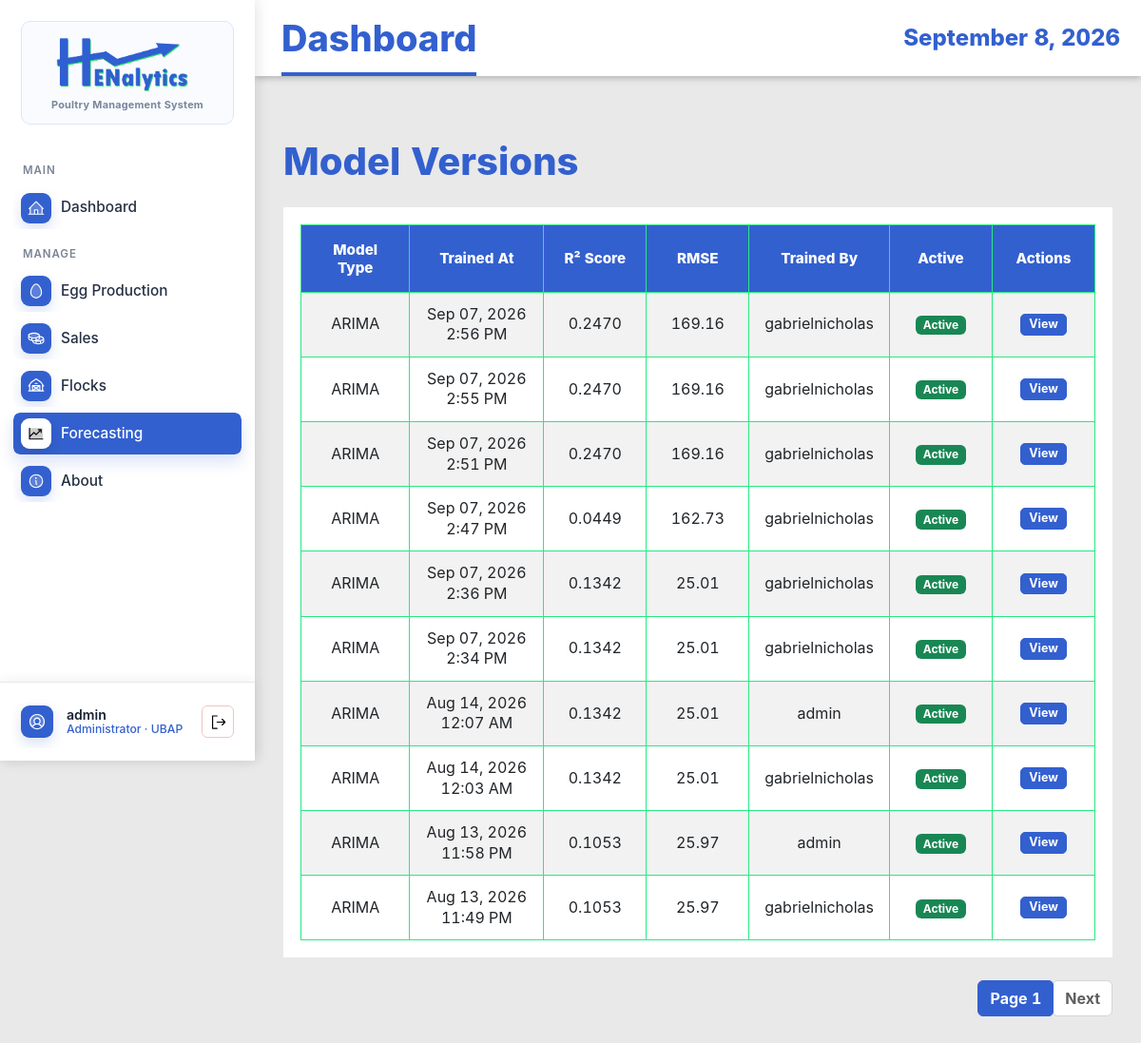
The page /model-versions/ (signed in) on the database as committed earlier.
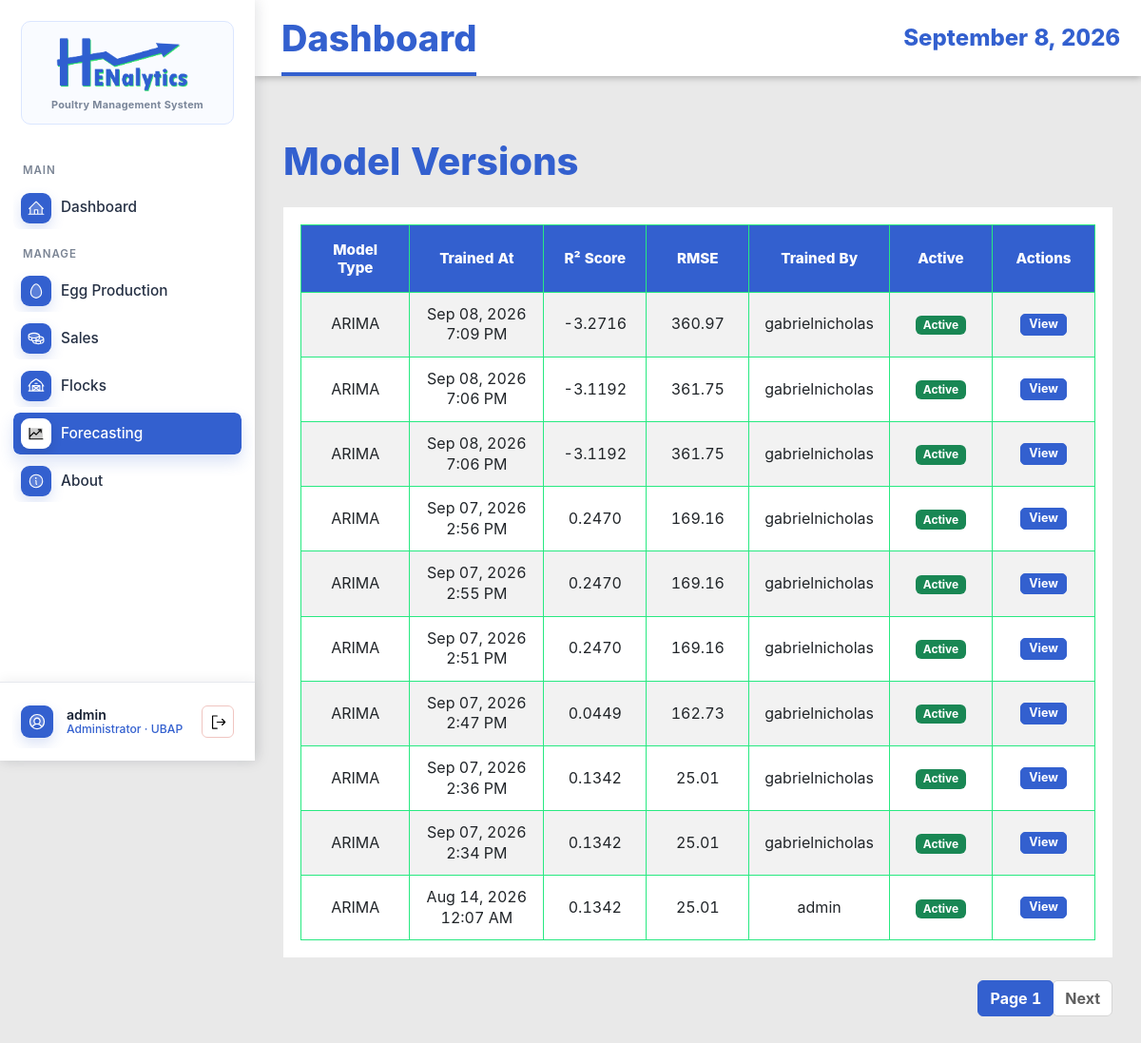
The same page on the database as committed later.
### EggProduction/models.py (models this page shows, shortened)
class ModelVersion(models.Model):
    MODEL_TYPE_CHOICES = (
        ('arima', 'ARIMA'),
        ('mlr', 'Multiple Linear Regression'),
        ('hybrid', 'Hybrid Model'),
        ('lstm', 'LSTM Neural Network'),
    )
    model_type = models.CharField(max_length=20, choices=MODEL_TYPE_CHOICES)
    trained_at = models.DateTimeField(auto_now_add=True)
    triggered_by = models.ForeignKey(User, on_delete=models.SET_NULL, null=True)
    r2_score = models.DecimalField(max_digits=5, decimal_places=4, null=True, blank=True)
    rmse = models.DecimalField(max_digits=10, decimal_places=2, null=True, blank=True)
    mae = models.DecimalField(max_digits=10, decimal_places=2, null=True, blank=True)
    mape = models.DecimalField(max_digits=8, decimal_places=2, null=True, blank=True)
    baseline_rmse = models.DecimalField(max_digits=10, decimal_places=2, null=True, blank=True)
    aic_score = models.DecimalField(max_digits=15, decimal_places=2, null=True, blank=True)
    arima_order = models.CharField(max_length=20, null=True, blank=True, help_text="Format: (p,d,q)")
    pkl_path = models.CharField(max_length=255, null=True, blank=True)
    feature_set = models.CharField(max_length=50, blank=True, default='')
    selection_metric = models.CharField(max_length=30, blank=True, default='rolling_mae_mape')
    comparison_summary = models.JSONField(blank=True, default=dict)
    is_active = models.BooleanField(default=True)
    training_rows = models.IntegerField(null=True, blank=True)
    created_at = models.DateTimeField(auto_now_add=True)
    class Meta:
        ordering = ['-trained_at']
        verbose_name_plural = "Model Versions"

### EggProduction/views.py (the view)
# urls.py: path('model-versions/', views.ModelVersionListView.as_view(), name='model-version-list'),
class ModelVersionListView(AdminAccessMixin, ListView):
    model = ModelVersion
    template_name = 'egg_production/model_version_list.html'
    context_object_name = 'models'
    paginate_by = 10
    ordering = ['-trained_at']

### EggProduction/models.py (called while the page is built)
    @property
    def display_role(self):
        return self.get_role_display()

### EggProduction/views.py (called while the page is built)
    def test_func(self):
        user = self.request.user
        try:
            profile = UserProfile.objects.get(user=user)
            return profile.role == 'admin' or user.username == 'gabrielnicholas'
        except UserProfile.DoesNotExist:
            return user.username == 'gabrielnicholas'

### EggProduction/templates/egg_production/model_version_list.html (shortened to what this page needs)
{% extends 'base.html' %}
{% load static %}
{% block content %}
<div class="container mt-4">
    <h1 class="mb-4">Model Versions</h1>
    {% if models %}
    <div class="table-responsive">
        <table class="table table-striped table-hover">
            <thead class="table-dark">
                <tr>
                    <th>Model Type</th>
                    <th>Trained At</th>
                    <th>R² Score</th>
                    <th>RMSE</th>
                    <th>Trained By</th>
                    <th>Active</th>
                    <th>Actions</th>
                </tr>
            </thead>
            <tbody>
                {% for model in models %}
                <tr>
                    <td>{{ model.get_model_type_display }}</td>
                    <td>{{ model.trained_at|date:"M d, Y g:i A" }}</td>
                    <td>{{ model.r2_score|default:"N/A" }}</td>
                    <td>{{ model.rmse|default:"N/A" }}</td>
                    <td>{{ model.triggered_by.get_full_name|default:model.triggered_by.username }}</td>
                    <td>
                        {% if model.is_active %}
                        <span class="badge bg-success">Active</span>
                        {% else %}
                        <span class="badge bg-secondary">Inactive</span>
                        {% endif %}
                    </td>
                    <td>
                        <a href="{% url 'eggproduction:model-version-detail' model.pk %}"
                            class="btn btn-sm btn-info">View</a>
                    </td>
                </tr>
                {% endfor %}
            </tbody>
        </table>
    </div>
    {% if is_paginated %}
    <nav aria-label="Page navigation">
        <ul class="pagination justify-content-center">
            <li class="page-item active"><a class="page-link" href="#">Page {{ page_obj.number }}</a></li>
            {% if page_obj.has_next %}
            <li class="page-item"><a class="page-link" href="?page={{ page_obj.next_page_number }}">Next</a></li>
            {% endif %}
        </ul>
    </nav>
    {% endif %}
    {% else %}
    <div class="alert alert-info">No models available.</div>
    {% endif %}
</div>
{% endblock %}

### EggProduction/templates/base.html (shortened to what the changed rows need)
{% load static %}
<!DOCTYPE html>
<html lang="en">
<head>
    <link href="https://cdn.jsdelivr.net/npm/bootstrap@5.3.0/dist/css/bootstrap.min.css" rel="stylesheet">
    <link rel="stylesheet" href="https://cdn.datatables.net/1.13.8/css/jquery.dataTables.min.css">
    <link rel="stylesheet" href="https://cdn.datatables.net/buttons/2.4.2/css/buttons.dataTables.min.css">
    <link rel="stylesheet" href="{% static 'EggProduction/css/style.css' %}">
</head>
<body class="{% if request.user.is_authenticated %}app-body{% else %}auth-body{% endif %}">
    {% if request.user.is_authenticated %}
    <div class="app-shell">
        <aside class="app-sidebar">
            <a href="{% url 'eggproduction:dashboard' %}" class="brand-lockup">
                <span class="brand-card">
                    <img src="{% static 'EggProduction/img/logo-blue-ver.png' %}" alt="Henalytics">
                    <span class="brand-subtitle">Poultry Management System</span>
                </span>
            </a>
            <nav class="side-nav" aria-label="Main navigation">
                <div class="nav-section-label">MAIN</div>
                <a href="{% url 'eggproduction:dashboard' %}"
                    class="side-link {% if request.resolver_match.url_name == 'dashboard' %}active{% endif %}">
                    <img class="side-icon side-img-icon" src="{% static 'EggProduction/img/house-line-duotone.svg' %}"
                        alt="" aria-hidden="true">
                    <span>Dashboard</span>
                </a>
                <div class="nav-section-label">MANAGE</div>
                <a href="{% url 'eggproduction:production-log-list' %}"
                    class="side-link {% if 'production-log' in request.resolver_match.url_name or 'grading-log' in request.resolver_match.url_name %}active{% endif %}">
                    <img class="side-icon side-img-icon" src="{% static 'EggProduction/img/egg-duotone.svg' %}" alt=""
                        aria-hidden="true">
                    <span>Egg Production</span>
                </a>
                <a href="{% url 'eggproduction:sales-transaction-list' %}"
                    class="side-link {% if 'sales-transaction' in request.resolver_match.url_name or 'sales-item' in request.resolver_match.url_name %}active{% endif %}">
                    <img class="side-icon side-img-icon" src="{% static 'EggProduction/img/coins-duotone.svg' %}" alt=""
                        aria-hidden="true">
                    <span>Sales</span>
                </a>
                <a href="{% url 'eggproduction:flock-list' %}"
                    class="side-link {% if 'flock' in request.resolver_match.url_name %}active{% endif %}">
                    <img class="side-icon side-img-icon" src="{% static 'EggProduction/img/barn-duotone.svg' %}" alt=""
                        aria-hidden="true">
                    <span>Flocks</span>
                </a>
                {% if request.user.userprofile.role == 'admin' or request.user.username == 'gabrielnicholas' %}
                <a href="{% url 'eggproduction:harvest-forecast-list' %}"
                    class="side-link {% if request.resolver_match.url_name == 'experimental-forecasting' or 'forecast' in request.resolver_match.url_name or 'model-version' in request.resolver_match.url_name %}active{% endif %}">
                    <img class="side-icon side-img-icon" src="{% static 'EggProduction/img/chart-line-up-duotone.svg' %}"
                        alt="" aria-hidden="true">
                    <span>Forecasting</span>
                </a>
                {% endif %}
                <a href="{% url 'index' %}"
                    class="side-link {% if request.resolver_match.url_name == 'index' %}active{% endif %}">
                    <img class="side-icon side-img-icon" src="{% static 'EggProduction/img/info-duotone.svg' %}" alt=""
                        aria-hidden="true">
                    <span>About</span>
                </a>
            </nav>
            <div class="sidebar-account">
                <div class="account-summary">
                    <img class="account-avatar-img" src="{% static 'EggProduction/img/user-circle-duotone.svg' %}" alt=""
                        aria-hidden="true">
                    <span class="account-copy">
                        <span class="account-name">{{ request.user.get_full_name|default:request.user.username }}</span>
                        <span class="account-role">
                            {% if request.user.is_superuser %}
                            Admin
                            {% elif request.user.userprofile.display_role %}
                            {{ request.user.userprofile.display_role }}
                            {% else %}
                            Staff
                            {% endif %}
                            &middot; UBAP
                        </span>
                    </span>
                    <form method="post" action="{% url 'logout' %}" class="account-logout-form account-logout-inline" data-swal-logout
                        data-swal-title="Sign out?"
                        data-swal-text="You will be returned to the login page."
                        data-swal-confirm-text="Sign out"
                        data-swal-cancel-text="Stay signed in">
                        <button type="submit" class="account-logout-button" title="Logout" aria-label="Logout">
                            <img class="logout-icon-img" src="{% static 'EggProduction/img/sign-out.svg' %}" alt="" aria-hidden="true">
                        </button>
                    </form>
                </div>
            </div>
        </aside>
        <section class="app-panel">
            <header class="app-topbar">
                <h1>{% block page_title %}Dashboard{% endblock %}</h1>
                <time>{% now "F j, Y" %}</time>
            </header>
            <main class="app-content">
                {% else %}
                <main>
                    {% endif %}
                    {% block content %}{% endblock %}
                    {% if request.user.is_authenticated %}
                </main>
        </section>
    </div>
    {% else %}
    </main>
    {% endif %}
</body>
</html>

Rows that differ between the two databases and show on the page:
no longer on this page (row unchanged): ModelVersion: model_type "ARIMA", trained_at "Aug 14, 2026 12:03 AM", r2_score "0.1342", rmse "25.01", triggered_by.get_full_name "gabrielnicholas", is_active "Active"
no longer on this page (row unchanged): ModelVersion: model_type "ARIMA", trained_at "Aug 13, 2026 11:58 PM", r2_score "0.1053", rmse "25.97", triggered_by.get_full_name "admin", is_active "Active"
no longer on this page (row unchanged): ModelVersion: model_type "ARIMA", trained_at "Aug 13, 2026 11:49 PM", r2_score "0.1053", rmse "25.97", triggered_by.get_full_name "gabrielnicholas", is_active "Active"
added ModelVersion: model_type "ARIMA", trained_at "Sep 08, 2026 7:09 PM", r2_score "-3.2716", rmse "360.97", triggered_by.get_full_name "gabrielnicholas", is_active "Active"
added ModelVersion: model_type "ARIMA", trained_at "Sep 08, 2026 7:06 PM", r2_score "-3.1192", rmse "361.75", triggered_by.get_full_name "gabrielnicholas", is_active "Active"
added ModelVersion: model_type "ARIMA", trained_at "Sep 08, 2026 7:06 PM", r2_score "-3.1192", rmse "361.75", triggered_by.get_full_name "gabrielnicholas", is_active "Active"
